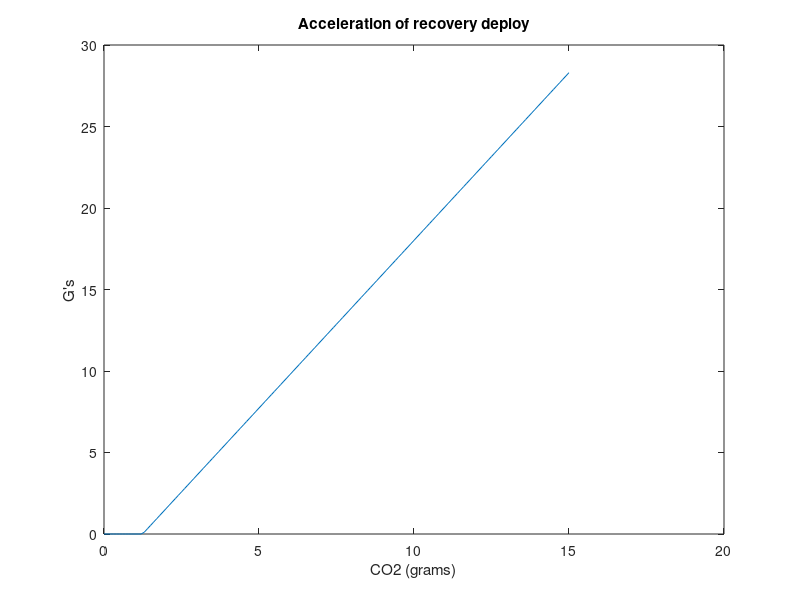

Reproduce this figure in MATLAB.
% CO2 Simulation
% Ian Gomez, 12/10/16
clc; clear;

% Simulation inputs
inputCO2 = 0.015; % kg

% Initialize the air/ambient properties
g0 = 9.81;                      % m/s^2
RAir = 287;                     % J/kg*K
RCO2 = 189;                     % J/kg*K
recbay.air.P = 100e3;           % Pa
avbay.P = 90e3;                 % Pa
massCO2 = 0:1e-4:inputCO2;      % kg

% Initialize recovery bay properties
% Change to fit the current recovery bay
recbay.T  = 293;                % K
recbay.A  = pi.*0.0508.^2;      % m^2, 4in bulkhead
recbay.L  = 0.3048;             % m
recbay.couplerL = 0.0762;       % m
recbay.V  = recbay.A.*recbay.L; % m^3
massAbove = 18;                 % kg, mass above motor section

% Friction modeling
% Not understood well tbh. Friction interface between CF and FG
% and cylindrical concentric objects
muS       = normrnd(1,.075);    % static  friction constant
normal    = normrnd(1000,100);  % N

% Assumptions: instantaneous mixing, total internal pressure = sum of
% partial pressures, fixed end (the motor side) and piston (bulkhead),
% CO2 sits at ambient recovery temperature, adiabatic
recbay.P = (massCO2.*RCO2.*recbay.T./recbay.V) + recbay.air.P;

% Sum of forces on bulkhead (acting on center of mass)
% Positive forces are upward (assume rocket is pointed tip down)
Ff = muS.*normal;               % N, friction
Fg = g0.*massAbove;             % N, gravity
Fco2 = recbay.P.*recbay.A;      % N, CO2 force
Fsp = 284;                      % N, shear pin yield
Fpd  = (recbay.P-avbay.P).*recbay.A; % N, force of AV bay and internal pressure diff

F = Fco2 - Ff - Fg - Fsp + Fpd; % Sum of forces

% Recovery bay cannot move backwards so negative forces are zeroed
for i = 1:length(F)
    if F(i) < 0
        F(i) = 0;
    end
end
a = F./massAbove;
gforce = a./g0;
gforcemax = max(gforce)

scaling = 1e-3;
figure(1)
plot(massCO2./scaling,gforce)
title('Acceleration of recovery deploy')
xlabel('CO2 (grams)')
ylabel('G''s')